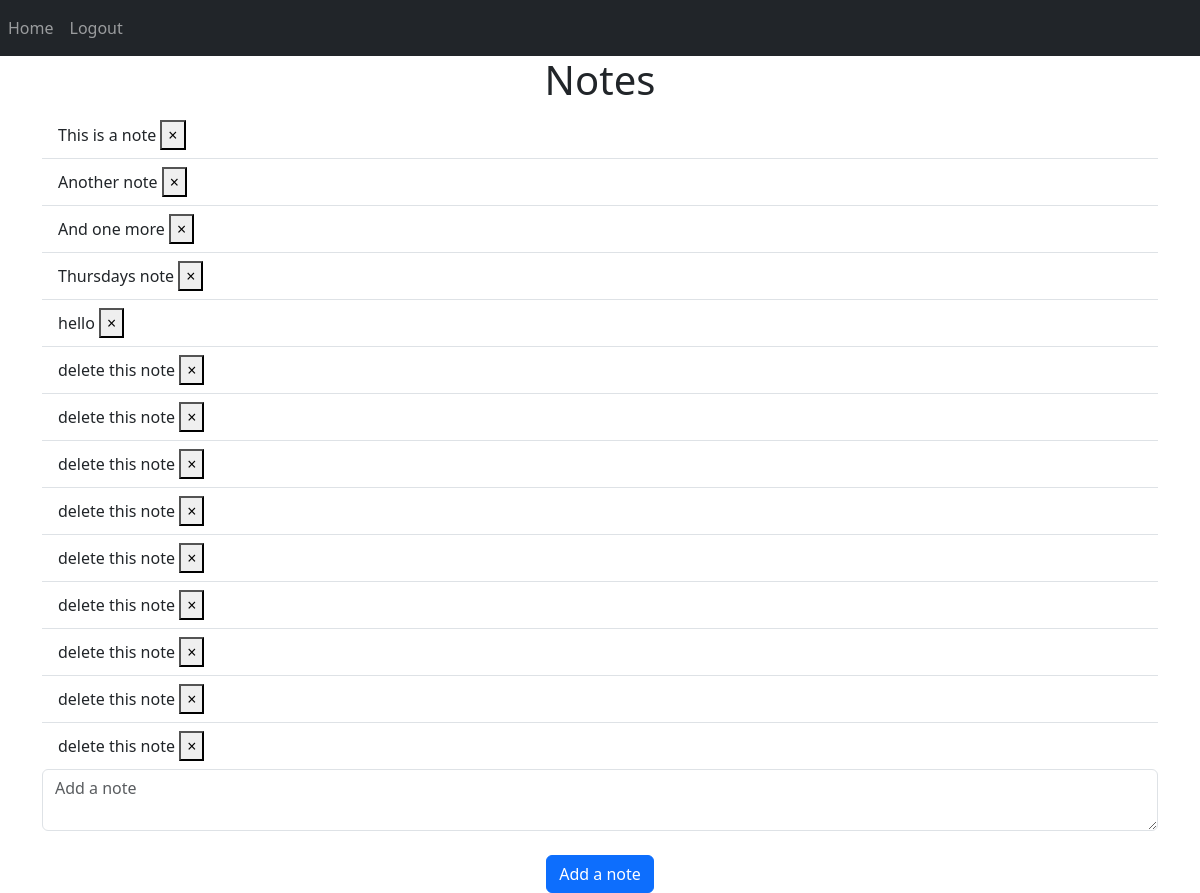
Page / (signed in) on the earlier database version.
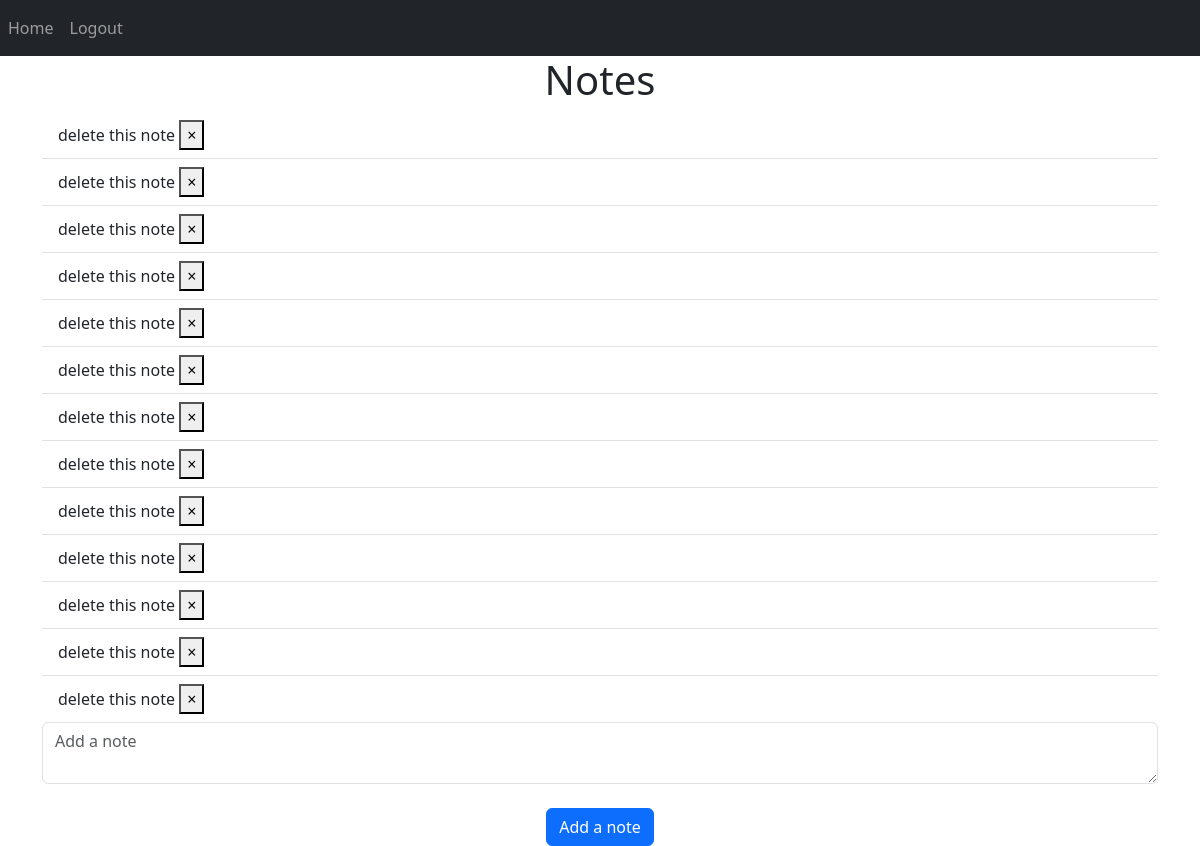
Same page on the later database version.
### website/models.py (models this page shows)
class Note(db.Model):
    id = db.Column(db.Integer, primary_key=True)
    data = db.Column(db.String(10000))
    date = db.Column(db.DateTime(timezone=True), default=func.now())
    user_id = db.Column(db.Integer, db.ForeignKey('user.id'))

### website/views.py (the view, shortened to what this page needs)
@views.route('/', methods=['GET', 'POST'])
@login_required
def index():
    return render_template('home.html', user=current_user)

### website/__init__.py (called while the page is built)
def create_app():
    app = Flask(__name__)
    app.config['SECRET_KEY'] = 'secret-key-123'
    app.config['SQLALCHEMY_DATABASE_URI'] = f'sqlite:///{DB_NAME}'
    db.init_app(app)  # Initialize the database with the Flask app.
    from .views import views
    from .auth import auth
    app.register_blueprint(views, url_prefix='/')
    app.register_blueprint(auth, url_prefix='/')
    from .models import User, Note
    with app.app_context():
        db.create_all()
    login_manager = LoginManager()
    login_manager.login_view = 'auth.login'
    login_manager.init_app(app)
    @login_manager.user_loader
    def load_user(id):
        return User.query.get(int(id))
    return app

### website/templates/home.html
{% extends "base.html" %} {% block title %}Home{% endblock %} {% block content
%}
<h1 align="center">Notes</h1>
<ul class="list-group list-group-flush" id="notes">
  {% for note in user.notes %}
  <li class="list-group-item">
    {{ note.data }}
    <button type="button" class="close" onClick="deleteNote({{ note.id }})">
      <span aria-hidden="true">&times;</span>
    </button>
  </li>
  {% endfor %}
</ul>
<form method="POST">
  <textarea name="note" id="note" class="form-control" placeholder="Add a note"></textarea>
  <br />
  <div align="center">
    <button type="submit" class="btn btn-primary">Add a note</button>
  </div>
</form>
{% endblock %}

Differences in the rows shown:
removed Note: data "This is a note"
removed Note: data "Another note"
removed Note: data "And one more"
removed Note: data "Thursdays note"
removed Note: data "hello"
added Note: data "delete this note"
added Note: data "delete this note"
added Note: data "delete this note"
added Note: data "delete this note"
